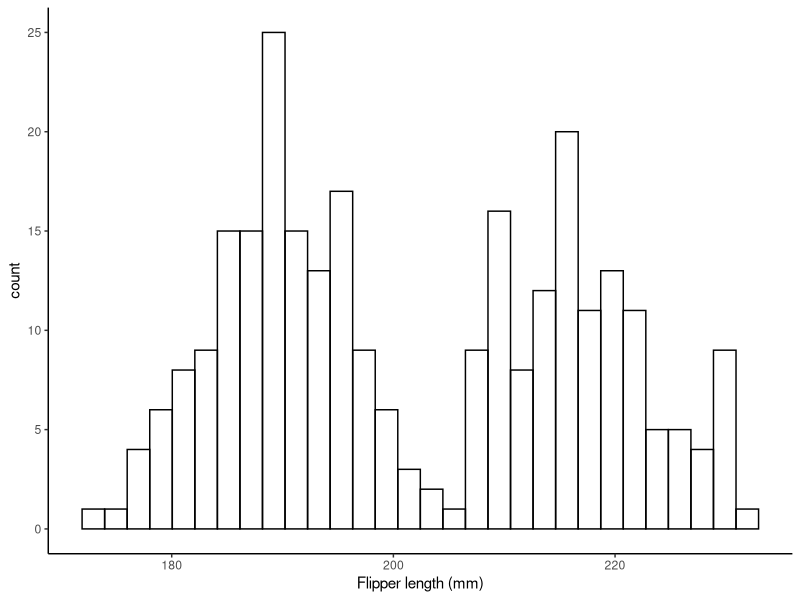
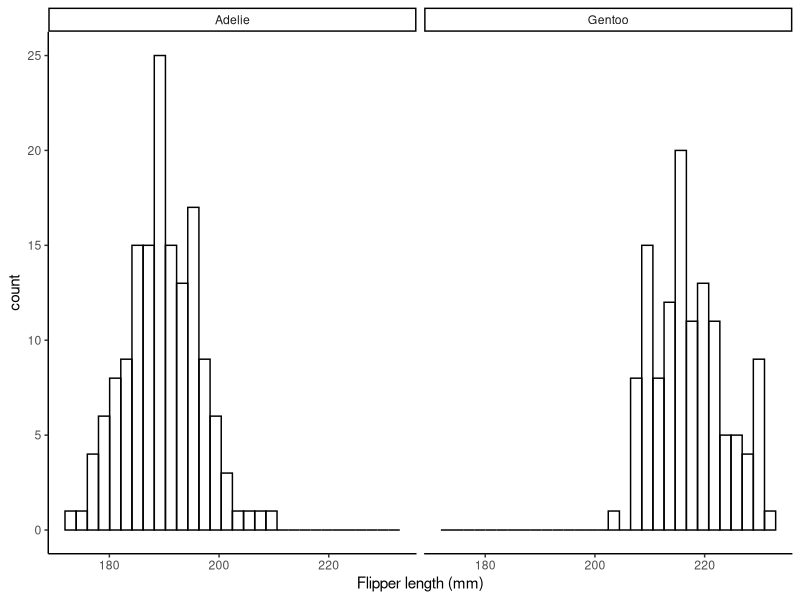
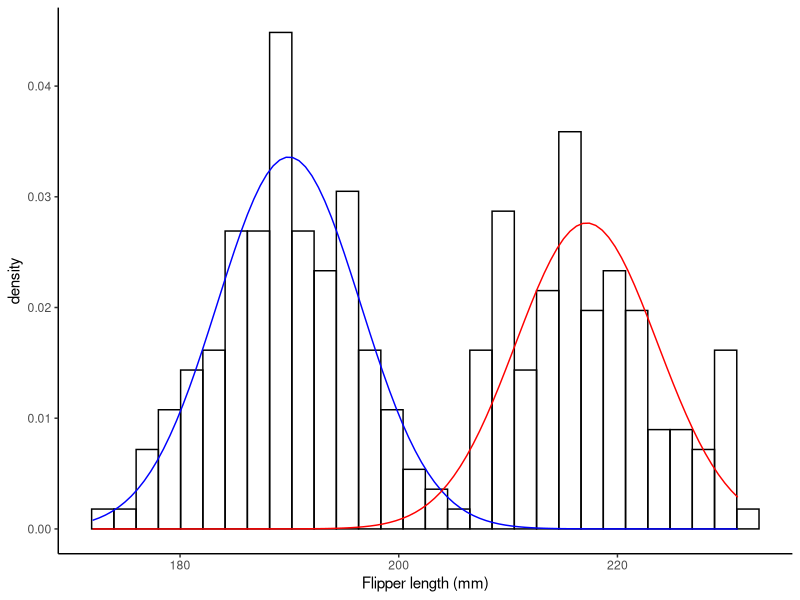
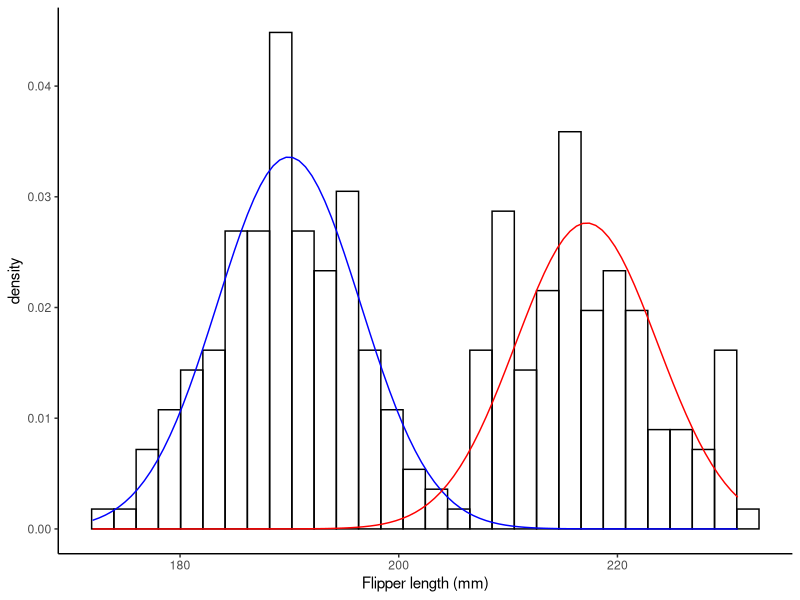
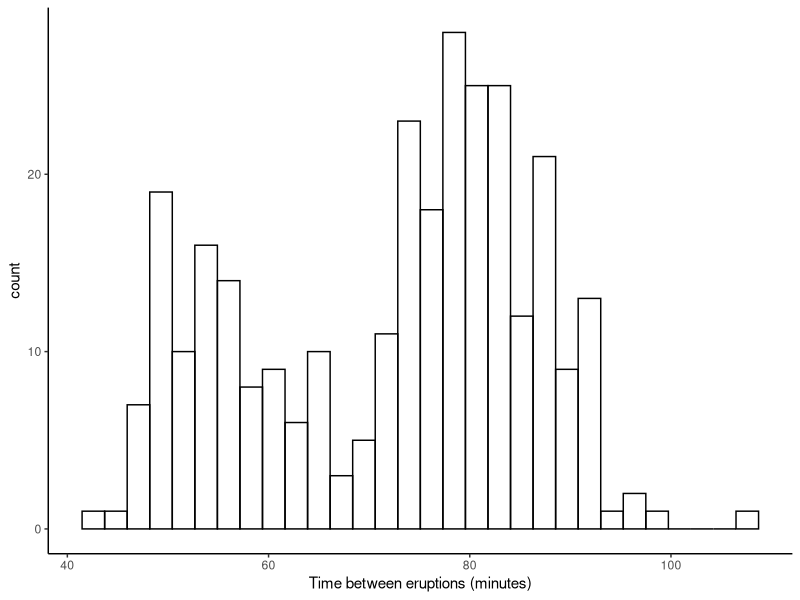
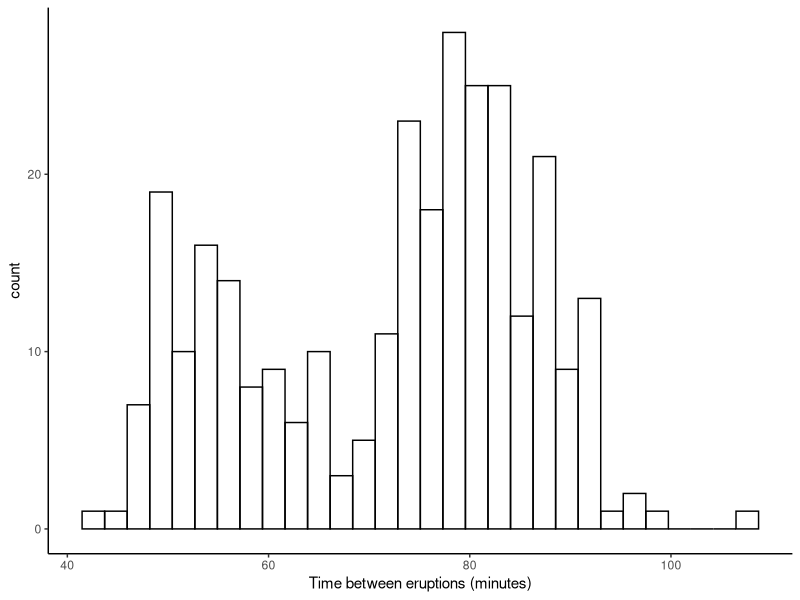
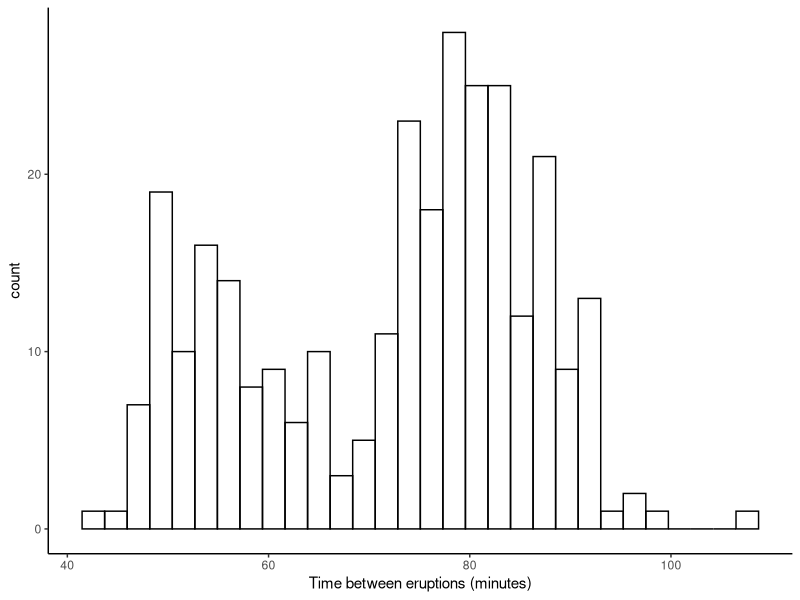
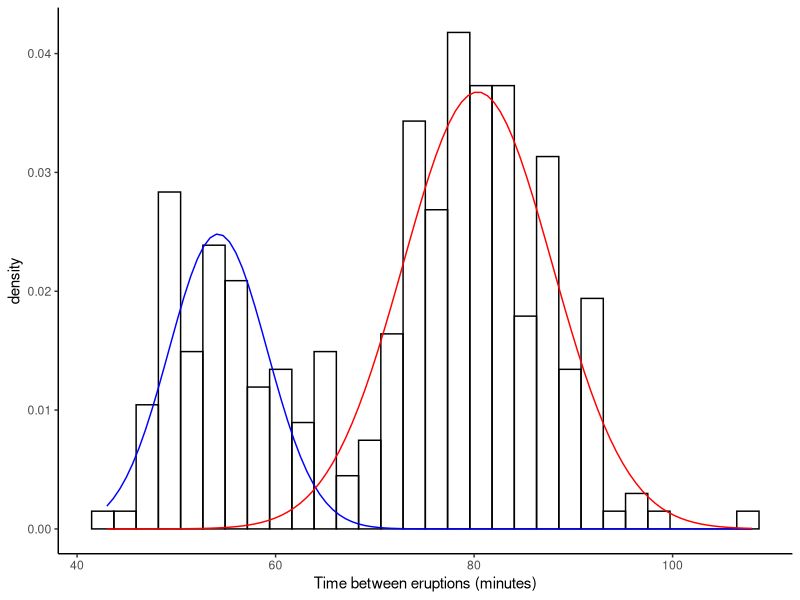

The R source for these figures, in order:
## ---- chunk 1
library(tidyverse)
library(palmerpenguins)

penguins |>
  filter(species != "Chinstrap") |>
  ggplot(aes(x = flipper_length_mm)) +
  geom_histogram(fill="transparent", color="black") +
  labs(x = "Flipper length (mm)") +
  theme_classic()
## ---- chunk 2
penguins |>
  filter(species != "Chinstrap") |>
  ggplot(aes(x = flipper_length_mm)) +
  geom_histogram(fill="transparent", color="black") +
  labs(x = "Flipper length (mm)") +
  theme_classic() +
  facet_wrap(~species)
## ---- chunk 3
mean_adelie <- penguins |>
  filter(species == "Adelie") |>
  pull(flipper_length_mm) |>
  mean(na.rm=T)

sd_adelie <- penguins |>
  filter(species == "Adelie") |>
  pull(flipper_length_mm) |>
  sd(na.rm=T)

mean_gentoo <- penguins |>
  filter(species == "Gentoo") |>
  pull(flipper_length_mm) |>
  mean(na.rm=T)

sd_gentoo <- penguins |>
  filter(species == "Gentoo") |>
  pull(flipper_length_mm) |>
  sd(na.rm=T)

prop_adelie = sum(penguins$species == "Adelie")/sum(penguins$species != "Chinstrap")

penguins |>
  filter(species != "Chinstrap") |>
  ggplot(aes(x = flipper_length_mm)) +
  geom_histogram(fill="transparent", color="black", aes(y = after_stat(density))) +
  labs(x = "Flipper length (mm)") +
  theme_classic() +
  stat_function(fun = function(x){prop_adelie*dnorm(x, mean_adelie, sd_adelie)},
                color = "blue") +
  stat_function(fun = function(x){(1 - prop_adelie)*dnorm(x, mean_gentoo, sd_gentoo)},
                color = "red")
## ---- chunk 4

penguins |>
  filter(species != "Chinstrap") |>
  ggplot(aes(x = flipper_length_mm)) +
  geom_histogram(fill="transparent", color="black", aes(y = after_stat(density))) +
  labs(x = "Flipper length (mm)") +
  theme_classic() +
  stat_function(fun = function(x){prop_adelie*dnorm(x, mean_adelie, sd_adelie)},
                color = "blue") +
  stat_function(fun = function(x){(1 - prop_adelie)*dnorm(x, mean_gentoo, sd_gentoo)},
                color = "red")
## ---- chunk 5
library(MASS)

geyser |>
  ggplot(aes(x = waiting)) +
  geom_histogram(fill="transparent", color="black") +
  labs(x = "Time between eruptions (minutes)") +
  theme_classic()
## ---- chunk 6
geyser |>
  ggplot(aes(x = waiting)) +
  geom_histogram(fill="transparent", color="black") +
  labs(x = "Time between eruptions (minutes)") +
  theme_classic()
## ---- chunk 7
geyser |>
  ggplot(aes(x = waiting)) +
  geom_histogram(fill="transparent", color="black") +
  labs(x = "Time between eruptions (minutes)") +
  theme_classic()
## ---- chunk 8
set.seed(3)
## ---- chunk 9
library(mixtools)

em_res <- normalmixEM(geyser$waiting, lambda = c(0.5, 0.5), 
                      k=2)

em_res$lambda
em_res$mu
em_res$sigma
## ---- chunk 10
geyser |>
  ggplot(aes(x = waiting)) +
  geom_histogram(fill="transparent", color="black", aes(y = after_stat(density))) +
  labs(x = "Time between eruptions (minutes)") +
  theme_classic() +
  stat_function(fun = function(x){0.308*dnorm(x, 54.203, 4.951)},
                color = "blue") +
  stat_function(fun = function(x){(1 - 0.308)*dnorm(x, 80.360, 7.508)},
                color = "red")
